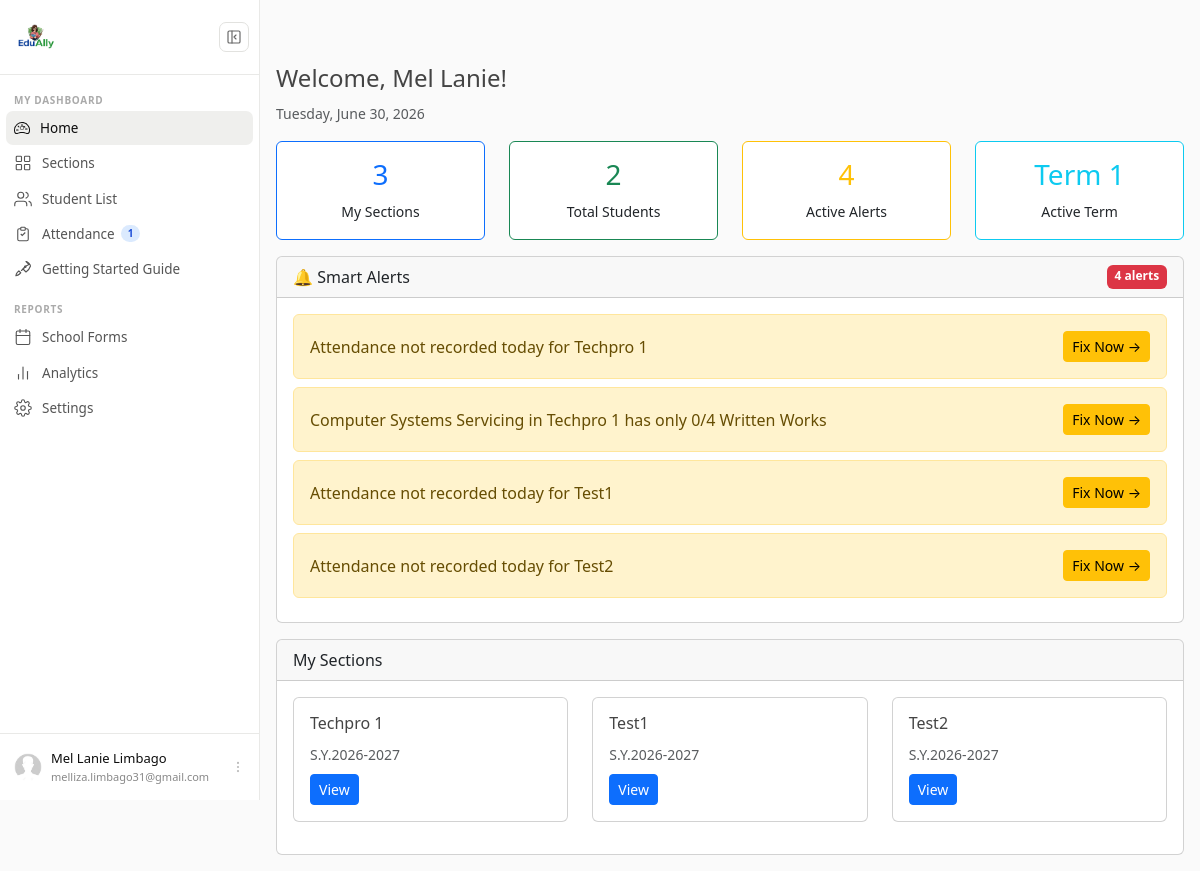
Page /dashboard/ (signed in) on the committed database.
### users/models.py (models this page shows, shortened)
class Profile(models.Model):
    user = models.OneToOneField(User, on_delete=models.CASCADE)
    image = models.ImageField(default='default.jpg', upload_to='profile_pics')
    middle_name = models.CharField(max_length=150, blank=True)
    has_seen_guide = models.BooleanField(default=False)

### term/models.py (models this page shows, shortened)
class Term(models.Model):
    school_year= models.ForeignKey(schoolYear, on_delete=models.CASCADE)
    name = models.CharField(max_length=50)
    start_date=models.DateField()
    end_date=models.DateField()
    is_current  = models.BooleanField(default=False, verbose_name="Current Term")
    def __str__(self):
        return self.name

### sections/models.py (models this page shows, shortened)
class Section(models.Model):
    adviser = models.ForeignKey(User, on_delete=models.CASCADE)
    name = models.CharField(max_length=20, null=True)
    grade_level = models.CharField(max_length=2,choices=GRADE_LEVEL_CHOICES,null=True,blank=True)
    class_type = models.CharField(max_length=100, choices=CLASS_TYPE_CHOICES, default='JHS',null=True)
    is_adviser = models.BooleanField(default=True)
    is_subject_teacher = models.BooleanField(default=False)
    school_name=models.CharField(max_length=100, verbose_name="School Name")
    school_id=models.CharField(max_length=50, verbose_name="School ID")
    principal_name = models.CharField(max_length=100, null=True, verbose_name="Principal Name", help_text="for SF9 purposes")
    region = models.CharField(max_length=150)
    division = models.CharField(max_length=150)
    school_year = models.ForeignKey(schoolYear,on_delete=models.CASCADE, limit_choices_to= {'is_active':True}, default='S.Y. 2026-2027')

### schoolYear/models.py (models this page shows)
class schoolYear(models.Model):
    name = models.CharField(unique=True,max_length=150)
    start_date = models.DateField()
    end_date = models.DateField()
    is_active = models.BooleanField(default=True, verbose_name="Active Status")
    def __str__(self):
        return self.name

### users/views.py (the view, shortened to what this page needs)
# urls.py: path('dashboard/', user_views.dashboard, name="dashboard"),
@login_required
def dashboard(request):
    today = date.today()
    profile = request.user.profile
    sections = Section.objects.filter(
        adviser=request.user
    )
    if not profile.has_seen_guide:
        return redirect('getting-started')
    alerts = []
    current_term = Term.objects.filter(is_current=True).first()
    if sections:
        for section in sections:
            today_attendance = Attendance.objects.filter(
                enrollment__section=section,
                date=today
            ).exists()
            if not today_attendance:
                alerts.append({
                    'type': 'warning',
                    'message': f'Attendance not recorded today for {section.name}',
                    'url': reverse('attendance-record', kwargs={'section_pk': section.pk}),
                    'priority': 'high'
                })
            subjects = Subject.objects.filter(
                section=section,
                is_handled_by_owner=True
            )
            for subject in subjects:
                try:
                    ww_count = Activity.objects.filter(
                            subject=subject,
                            term=current_term,
                            component='WW',
                            activity_type='graded'
                    ).count()
                    if ww_count < 4:
                        alerts.append({
                                'type': 'warning',
                                'message': f'{subject.name} in {section.name} has only {ww_count}/4 Written Works',
                                'url': reverse('activity-list', kwargs={
                                    'section_pk': section.pk,
                                    'subject_pk': subject.pk
                                }),
                                'priority': 'medium'
                            })
                except Term.DoesNotExist:
                    pass
            enrollments = Enrollment.objects.filter(
                section=section
            )
            for enrollment in enrollments:
                total = Attendance.objects.filter(
                    enrollment=enrollment
                ).count()
                present = Attendance.objects.filter(
                    enrollment=enrollment,
                    status='P'
                ).count()
    return render(request, 'users/dashboard.html', {
                'sections': sections,
                'alerts': alerts,
                'total_sections': sections.count(),
                'total_students': Enrollment.objects.filter(
                    section__adviser=request.user
                ).count(),
                'today': today,
                'active_term':current_term,
            })

### users/templates/users/dashboard.html (shortened to what this page needs)
{% extends 'users/base.html' %}
{% block content %}
<div class="d-flex justify-content-between mt-3">
    <div>
        <h4>Welcome, {{ user.first_name }}!</h4>
        <small class="text-muted">{{ today|date:"l, F d, Y" }}</small>
    </div>
</div>
<div class="row mt-3 text-center">
    <div class="col-md-3">
        <div class="card border-primary">
            <div class="card-body">
                <h3 class="text-primary">{{ total_sections }}</h3>
                <small>My Sections</small>
            </div>
        </div>
    </div>
    <div class="col-md-3">
        <div class="card border-success">
            <div class="card-body">
                <h3 class="text-success">{{ total_students }}</h3>
                <small>Total Students</small>
            </div>
        </div>
    </div>
    <div class="col-md-3">
        <div class="card border-warning">
            <div class="card-body">
                <h3 class="text-warning">
                    {{ alerts|length }}
                </h3>
                <small>Active Alerts</small>
            </div>
        </div>
    </div>
    <div class="col-md-3">
        <div class="card border-info">
            <div class="card-body">
                <h3 class="text-info">{% if active_term %}
                    {{ active_term }}{% endif %}</h3>
                <small>Active Term</small>
            </div>
        </div>
    </div>
</div>
<div class="card mt-3">
    <div class="card-header d-flex justify-content-between">
        <span>🔔 Smart Alerts</span>
        <span class="badge bg-danger">
            {{ alerts|length }} alerts
        </span>
    </div>
    <div class="card-body">
        {% if alerts %}
            {% for alert in alerts %}
            <div class="alert alert-{{ alert.type }}
                        d-flex justify-content-between
                        align-items-center mb-2">
                <span>{{ alert.message }}</span>
                <a href="{{ alert.url }}"
                   class="btn btn-sm btn-{{ alert.type }}">
                    Fix Now →
                </a>
            </div>
            {% endfor %}
        {% else %}
            <div class="alert alert-success">
                ✅ Everything is up to date.
                No alerts at this time.
            </div>
        {% endif %}
    </div>
</div>
<div class="card mt-3">
    <div class="card-header">My Sections</div>
    <div class="card-body">
        <div class="row">
            {% for section in sections %}
            <div class="col-md-4 mb-3">
                <div class="card h-100">
                    <div class="card-body">
                        <h6>{{ section.name }}</h6>
                        <small class="text-muted">
                            {{ section.school_year }}
                        </small>
                        <div class="mt-2">
                            <a href="{% url 'section-detail' section.pk %}"
                               class="btn btn-primary btn-sm">
                                View
                            </a>
                        </div>
                    </div>
                </div>
            </div>
            {% endfor %}
        </div>
    </div>
</div>
{% endblock %}

### users/templates/partials/_sidebar.html (shortened to what this page needs)
{% load static %}
{% if user.is_authenticated %}
<div id="cs-sidebar">
  <div class="cs-top">
    <div class="cs-brand">
      <span class="cs-brand-name"><a class="navbar-brand d-flex" href="/">
        <img src="/media/logo.png" alt="Logo" class="me-2" style="height: 50px; width: auto;">
      </a></span>
    </div>
    <button class="cs-toggle-btn" id="cs-toggle" type="button" aria-label="Toggle sidebar">
      <svg width="16" height="16" viewBox="0 0 24 24" fill="none" stroke="currentColor" stroke-width="1.75" stroke-linecap="round" stroke-linejoin="round">
        <rect x="3" y="3" width="18" height="18" rx="2"/>
        <path d="M9 3v18"/>
        <path class="cs-arrow" d="M15 9l-3 3 3 3"/>
      </svg>
    </button>
  </div>
  <nav class="cs-nav">
    <div class="cs-section-label">MY DASHBOARD</div>
    <ul>
      <li>
          <a class="cs-link
              {% if request.resolver_match.url_name == 'dashboard' %}
                  active
              {% endif %}"
            href="{% url 'dashboard' %}">
              <span class="cs-label">
                  Home
              </span>
          </a>
      </li>
      <li>
        <a class="cs-link {% if request.resolver_match.url_name == 'section-home' %}active{% endif %}"
           href="{% url 'section-home' %}">
          <span class="cs-label">Sections</span>
        </a>
      </li>
      <li>
        <a class="cs-link {% if request.resolver_match.url_name == 'student-home' %}active{% endif %}"
           href="{% url 'student-home' %}">
          <svg class="cs-icon" viewBox="0 0 24 24" fill="none" stroke="currentColor" stroke-width="1.5" stroke-linecap="round" stroke-linejoin="round" aria-hidden="true">
            <path d="M17 21v-2a4 4 0 0 0-4-4H5a4 4 0 0 0-4 4v2"/>
            <circle cx="9" cy="7" r="4"/>
            <path d="M23 21v-2a4 4 0 0 0-3-3.87M16 3.13a4 4 0 0 1 0 7.75"/>
          </svg>
          <span class="cs-label">Student List</span>
        </a>
      </li>
      <li>
        <a class="cs-link
            "
          href="{% url 'attendance-sections' %}">
            <svg class="cs-icon" viewBox="0 0 24 24" fill="none"
                stroke="currentColor" stroke-width="1.5">
                <path d="M9 5H7a2 2 0 0 0-2 2v12a2 2 0 0 0 2 2h10
                        a2 2 0 0 0 2-2V7a2 2 0 0 0-2-2h-2"/>
                <rect x="9" y="3" width="6" height="4" rx="1"/>
                <path d="M9 12l2 2 4-4"/>
            </svg>
            <span class="cs-label">
                Attendance
                {% if unrecorded_count > 0 %}
                <span class="cs-badge">{{ unrecorded_count }}</span>
                {% endif %}
            </span>
        </a>
    </li>
      <li>
        <a class="cs-link" href="{% url 'getting-started' %}">
          <span class="cs-label">Getting Started Guide </span>
        </a>
      </li>
    </ul>
    <div class="cs-section-label">REPORTS</div>
    <ul>
      <li>
        <a class="cs-link" href="{% url 'coming-soon' %}?feature=School Forms&progress=45">
          <span class="cs-label">School Forms</span>
        </a>
      </li>
      <li>
        <a class="cs-link" href="{% url 'coming-soon' %}?feature=Analytics&progress=30">
          <svg class="cs-icon" viewBox="0 0 24 24" fill="none" stroke="currentColor" stroke-width="1.5" stroke-linecap="round" stroke-linejoin="round" aria-hidden="true">
            <line x1="18" y1="20" x2="18" y2="10"/>
            <line x1="12" y1="20" x2="12" y2="4"/>
            <line x1="6" y1="20" x2="6" y2="14"/>
          </svg>
          <span class="cs-label">Analytics</span>
        </a>
      </li>
      <li>
        <a class="cs-link {% if request.resolver_match.url_name == 'profile' %}active{% endif %}"
           href="{% url 'profile' %}">
          <span class="cs-label">Settings</span>
        </a>
      </li>
    </ul>
  </nav>
  <div class="cs-footer">
    <div class="dropup">
      <button class="cs-user-btn" type="button" data-bs-toggle="dropdown" aria-expanded="false">
        <img class="cs-avatar" src="{{ user.profile.image.url }}" alt="{{ user.get_full_name }}">
        <div class="cs-user-info">
          <div class="cs-user-name">{{ user.first_name }} {{ user.last_name }}</div>
          <div class="cs-user-email">{{ user.email }}</div>
        </div>
        <svg class="cs-dots" width="14" height="14" viewBox="0 0 24 24" fill="none" stroke="currentColor" stroke-width="1.75" stroke-linecap="round" aria-hidden="true">
          <circle cx="12" cy="5" r="1"/><circle cx="12" cy="12" r="1"/><circle cx="12" cy="19" r="1"/>
        </svg>
      </button>
    </div>
  </div>
</div>
{% endif %}

### rows in the picture
Term: name "Term 1"
Section: name "Techpro 1", school_year "S.Y.2026-2027"
Section: name "Test1", school_year "S.Y.2026-2027"
Section: name "Test2", school_year "S.Y.2026-2027"

### other values in the picture
{{ unrecorded_count }} "1"
{{ user.first_name }} "Mel Lanie"
{{ user.last_name }} "Limbago"
{{ user.email }} "melliza.limbago31@gmail.com"
{{ total_sections }} "3"
{{ total_students }} "2"
{{ alerts|length }} "4"
{{ alert.message }} "Attendance not recorded today for Techpro 1" "Computer Systems Servicing in Techpro 1 has only 0/4 Written Works" "Attendance not recorded today for Test1" "Attendance not recorded today for Test2"
